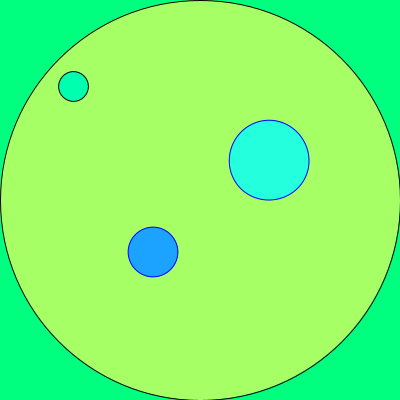
Frame 1 (no input)
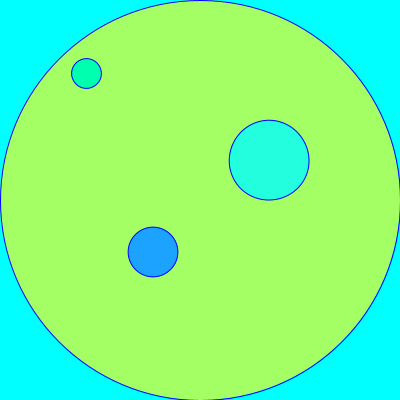
Frame 60 (the mouse pressed at the canvas centre just before this capture)
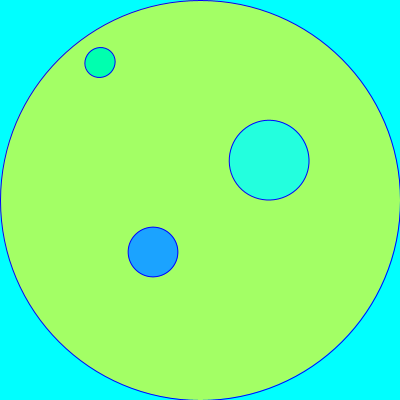
Frame 120 (the mouse held since frame 60 and released just before this capture)

The Processing sketch that drew these frames (run headless with seeded random() and noise(); from frame 60 on, the mouse is pressed at the canvas centre):

// Processing sketch: processing_171305
// ── processing_171305.pde

void setup()
{
 size (400, 400);
}
void draw()
{
  pushMatrix();
colorMode(RGB);
background(0, 255, 127);
popMatrix();
translate (width/2, height/2);
colorMode(HSB, 360, 100, 100);
float farbe=map(second(), 0, 60, 60, 100);
fill ( farbe, 60, 100);
ellipse(0, 0, 400, 400);

  
float sekunde1= map(second(), 0, 60, 0, 2*PI);
pushMatrix();
rotate (sekunde1);
rectMode (CENTER);
 

colorMode (RGB);
fill (0, 139, 69);
ellipse (0, -170, 30, 30);
println (degrees(sekunde1));
popMatrix();
 
float minute1 =map(minute(), 0, 60, 0, 2*PI);
pushMatrix();
rotate (minute1);
rectMode (CENTER);
stroke (0, 0, 255);
colorMode (RGB);
fill (39, 64, 139);
smooth ();
ellipse (0, -70, 50, 50);
println (degrees(minute1));
popMatrix();
 
float hour1 =map (hour(), 0, 12, 0, 2*PI);
pushMatrix();
rotate (hour1);
rectMode (CENTER);
stroke (0, 0, 255);
strokeWeight(1);
colorMode (RGB);
fill (0, 255, 127, 200);
smooth ();
ellipse (0, -80, 80, 80);
println (degrees (hour1));
popMatrix ();
}
